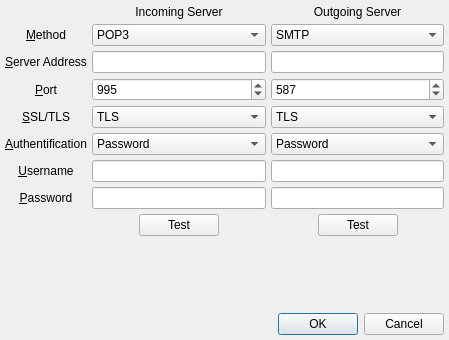
<?xml version="1.0" encoding="UTF-8"?>
<ui version="4.0">
 <class>poptasticsettings</class>
 <widget class="QDialog" name="poptasticsettings">
  <property name="geometry">
   <rect>
    <x>0</x>
    <y>0</y>
    <width>449</width>
    <height>340</height>
   </rect>
  </property>
  <property name="windowTitle">
   <string>Dialog</string>
  </property>
  <property name="windowIcon">
   <iconset resource="../Icons/icons.qrc">
    <normaloff>:/Logo/spoton-button-32.png</normaloff>:/Logo/spoton-button-32.png</iconset>
  </property>
  <layout class="QVBoxLayout" name="verticalLayout_5">
   <property name="spacing">
    <number>5</number>
   </property>
   <property name="margin">
    <number>5</number>
   </property>
   <item>
    <layout class="QGridLayout" name="gridLayout_2">
     <property name="spacing">
      <number>5</number>
     </property>
     <item row="1" column="1">
      <widget class="QComboBox" name="in_method">
       <property name="sizeAdjustPolicy">
        <enum>QComboBox::AdjustToContents</enum>
       </property>
       <item>
        <property name="text">
         <string>POP3</string>
        </property>
       </item>
      </widget>
     </item>
     <item row="6" column="3">
      <widget class="QComboBox" name="out_authentication">
       <property name="sizeAdjustPolicy">
        <enum>QComboBox::AdjustToContents</enum>
       </property>
       <item>
        <property name="text">
         <string>Password</string>
        </property>
       </item>
      </widget>
     </item>
     <item row="6" column="1">
      <widget class="QComboBox" name="in_authentication">
       <property name="sizeAdjustPolicy">
        <enum>QComboBox::AdjustToContents</enum>
       </property>
       <item>
        <property name="text">
         <string>Password</string>
        </property>
       </item>
      </widget>
     </item>
     <item row="8" column="1">
      <widget class="QLineEdit" name="in_password">
       <property name="echoMode">
        <enum>QLineEdit::Password</enum>
       </property>
      </widget>
     </item>
     <item row="6" column="0">
      <widget class="QLabel" name="label_7">
       <property name="text">
        <string>&amp;Authentification</string>
       </property>
       <property name="alignment">
        <set>Qt::AlignCenter</set>
       </property>
       <property name="buddy">
        <cstring>in_authentication</cstring>
       </property>
      </widget>
     </item>
     <item row="5" column="1">
      <widget class="QComboBox" name="in_ssltls">
       <property name="currentIndex">
        <number>2</number>
       </property>
       <property name="sizeAdjustPolicy">
        <enum>QComboBox::AdjustToContents</enum>
       </property>
       <item>
        <property name="text">
         <string>None</string>
        </property>
       </item>
       <item>
        <property name="text">
         <string>SSL</string>
        </property>
       </item>
       <item>
        <property name="text">
         <string>TLS</string>
        </property>
       </item>
      </widget>
     </item>
     <item row="2" column="1">
      <widget class="QLineEdit" name="in_server_address"/>
     </item>
     <item row="7" column="1">
      <widget class="QLineEdit" name="in_username"/>
     </item>
     <item row="4" column="1">
      <widget class="QSpinBox" name="in_server_port">
       <property name="minimum">
        <number>1</number>
       </property>
       <property name="maximum">
        <number>65535</number>
       </property>
       <property name="value">
        <number>995</number>
       </property>
      </widget>
     </item>
     <item row="8" column="0">
      <widget class="QLabel" name="label_9">
       <property name="text">
        <string>&amp;Password</string>
       </property>
       <property name="alignment">
        <set>Qt::AlignCenter</set>
       </property>
       <property name="buddy">
        <cstring>in_password</cstring>
       </property>
      </widget>
     </item>
     <item row="1" column="3">
      <widget class="QComboBox" name="out_method">
       <property name="sizeAdjustPolicy">
        <enum>QComboBox::AdjustToContents</enum>
       </property>
       <item>
        <property name="text">
         <string>SMTP</string>
        </property>
       </item>
      </widget>
     </item>
     <item row="7" column="3">
      <widget class="QLineEdit" name="out_username"/>
     </item>
     <item row="8" column="3">
      <widget class="QLineEdit" name="out_password">
       <property name="echoMode">
        <enum>QLineEdit::Password</enum>
       </property>
      </widget>
     </item>
     <item row="1" column="0">
      <widget class="QLabel" name="label_10">
       <property name="text">
        <string>&amp;Method</string>
       </property>
       <property name="alignment">
        <set>Qt::AlignCenter</set>
       </property>
       <property name="buddy">
        <cstring>in_method</cstring>
       </property>
      </widget>
     </item>
     <item row="0" column="3">
      <widget class="QLabel" name="label_2">
       <property name="text">
        <string>Outgoing Server</string>
       </property>
       <property name="alignment">
        <set>Qt::AlignCenter</set>
       </property>
      </widget>
     </item>
     <item row="2" column="3">
      <widget class="QLineEdit" name="out_server_address"/>
     </item>
     <item row="0" column="1">
      <widget class="QLabel" name="label">
       <property name="text">
        <string>Incoming Server</string>
       </property>
       <property name="alignment">
        <set>Qt::AlignCenter</set>
       </property>
      </widget>
     </item>
     <item row="5" column="3">
      <widget class="QComboBox" name="out_ssltls">
       <property name="currentIndex">
        <number>2</number>
       </property>
       <property name="sizeAdjustPolicy">
        <enum>QComboBox::AdjustToContents</enum>
       </property>
       <item>
        <property name="text">
         <string>None</string>
        </property>
       </item>
       <item>
        <property name="text">
         <string>SSL</string>
        </property>
       </item>
       <item>
        <property name="text">
         <string>TLS</string>
        </property>
       </item>
      </widget>
     </item>
     <item row="9" column="1">
      <layout class="QHBoxLayout" name="horizontalLayout">
       <property name="spacing">
        <number>5</number>
       </property>
       <item>
        <spacer name="horizontalSpacer">
         <property name="orientation">
          <enum>Qt::Horizontal</enum>
         </property>
         <property name="sizeHint" stdset="0">
          <size>
           <width>40</width>
           <height>20</height>
          </size>
         </property>
        </spacer>
       </item>
       <item>
        <widget class="QPushButton" name="testpop3">
         <property name="text">
          <string>Test</string>
         </property>
        </widget>
       </item>
       <item>
        <spacer name="horizontalSpacer_2">
         <property name="orientation">
          <enum>Qt::Horizontal</enum>
         </property>
         <property name="sizeHint" stdset="0">
          <size>
           <width>40</width>
           <height>20</height>
          </size>
         </property>
        </spacer>
       </item>
      </layout>
     </item>
     <item row="4" column="3">
      <widget class="QSpinBox" name="out_server_port">
       <property name="minimum">
        <number>1</number>
       </property>
       <property name="maximum">
        <number>65535</number>
       </property>
       <property name="value">
        <number>587</number>
       </property>
      </widget>
     </item>
     <item row="4" column="0">
      <widget class="QLabel" name="label_5">
       <property name="text">
        <string>&amp;Port</string>
       </property>
       <property name="alignment">
        <set>Qt::AlignCenter</set>
       </property>
       <property name="buddy">
        <cstring>in_server_port</cstring>
       </property>
      </widget>
     </item>
     <item row="7" column="0">
      <widget class="QLabel" name="label_8">
       <property name="text">
        <string>&amp;Username</string>
       </property>
       <property name="alignment">
        <set>Qt::AlignCenter</set>
       </property>
       <property name="buddy">
        <cstring>in_username</cstring>
       </property>
      </widget>
     </item>
     <item row="2" column="0">
      <widget class="QLabel" name="label_4">
       <property name="text">
        <string>&amp;Server Address</string>
       </property>
       <property name="alignment">
        <set>Qt::AlignCenter</set>
       </property>
       <property name="buddy">
        <cstring>in_server_address</cstring>
       </property>
      </widget>
     </item>
     <item row="5" column="0">
      <widget class="QLabel" name="label_3">
       <property name="text">
        <string>&amp;SSL/TLS</string>
       </property>
       <property name="alignment">
        <set>Qt::AlignCenter</set>
       </property>
       <property name="buddy">
        <cstring>in_ssltls</cstring>
       </property>
      </widget>
     </item>
     <item row="9" column="3">
      <layout class="QHBoxLayout" name="horizontalLayout_2">
       <property name="spacing">
        <number>5</number>
       </property>
       <item>
        <spacer name="horizontalSpacer_3">
         <property name="orientation">
          <enum>Qt::Horizontal</enum>
         </property>
         <property name="sizeHint" stdset="0">
          <size>
           <width>40</width>
           <height>20</height>
          </size>
         </property>
        </spacer>
       </item>
       <item>
        <widget class="QPushButton" name="testsmtp">
         <property name="text">
          <string>Test</string>
         </property>
        </widget>
       </item>
       <item>
        <spacer name="horizontalSpacer_4">
         <property name="orientation">
          <enum>Qt::Horizontal</enum>
         </property>
         <property name="sizeHint" stdset="0">
          <size>
           <width>40</width>
           <height>20</height>
          </size>
         </property>
        </spacer>
       </item>
      </layout>
     </item>
    </layout>
   </item>
   <item>
    <spacer name="verticalSpacer">
     <property name="orientation">
      <enum>Qt::Vertical</enum>
     </property>
     <property name="sizeHint" stdset="0">
      <size>
       <width>20</width>
       <height>40</height>
      </size>
     </property>
    </spacer>
   </item>
   <item>
    <widget class="QDialogButtonBox" name="buttonBox">
     <property name="orientation">
      <enum>Qt::Horizontal</enum>
     </property>
     <property name="standardButtons">
      <set>QDialogButtonBox::Cancel|QDialogButtonBox::Ok</set>
     </property>
    </widget>
   </item>
  </layout>
 </widget>
 <tabstops>
  <tabstop>in_method</tabstop>
  <tabstop>out_method</tabstop>
  <tabstop>in_server_address</tabstop>
  <tabstop>out_server_address</tabstop>
  <tabstop>in_server_port</tabstop>
  <tabstop>out_server_port</tabstop>
  <tabstop>in_ssltls</tabstop>
  <tabstop>out_ssltls</tabstop>
  <tabstop>in_authentication</tabstop>
  <tabstop>out_authentication</tabstop>
  <tabstop>in_username</tabstop>
  <tabstop>out_username</tabstop>
  <tabstop>in_password</tabstop>
  <tabstop>out_password</tabstop>
  <tabstop>buttonBox</tabstop>
 </tabstops>
 <resources>
  <include location="../Icons/icons.qrc"/>
 </resources>
 <connections>
  <connection>
   <sender>buttonBox</sender>
   <signal>accepted()</signal>
   <receiver>poptasticsettings</receiver>
   <slot>accept()</slot>
   <hints>
    <hint type="sourcelabel">
     <x>357</x>
     <y>293</y>
    </hint>
    <hint type="destinationlabel">
     <x>157</x>
     <y>274</y>
    </hint>
   </hints>
  </connection>
  <connection>
   <sender>buttonBox</sender>
   <signal>rejected()</signal>
   <receiver>poptasticsettings</receiver>
   <slot>reject()</slot>
   <hints>
    <hint type="sourcelabel">
     <x>425</x>
     <y>293</y>
    </hint>
    <hint type="destinationlabel">
     <x>286</x>
     <y>274</y>
    </hint>
   </hints>
  </connection>
 </connections>
</ui>
